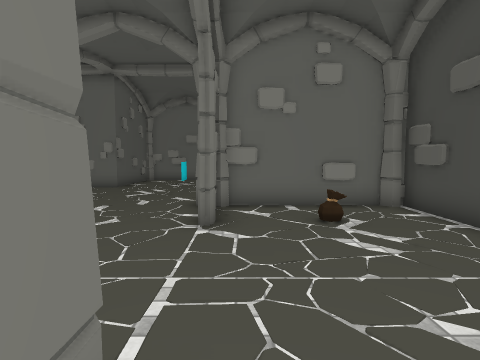
[1] (above)

24 first-person views from a walk through a scene from a Unity 3-D project. The camera is 1.3 m above the floor, tilts 4° down and sees 80° across. Doors are open. The floor is counted in squares, 1 m on a side. Each view is taken from the middle of a square. On the plan, view 1 faces up. The plan holds only what a view shows up to about 13 squares ahead; the rest is blank. The place goes on beyond the plan. The player is left out. Some surface patterns are stand-ins.

[2]
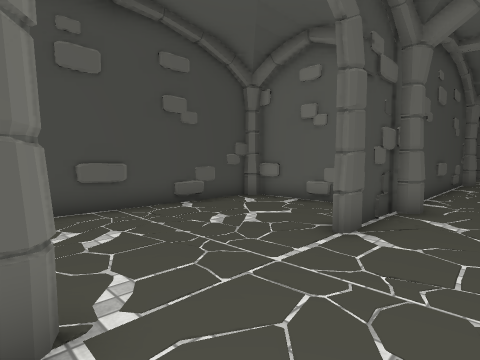

[3]
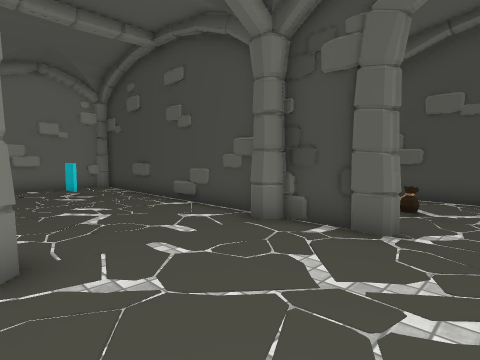

[4]
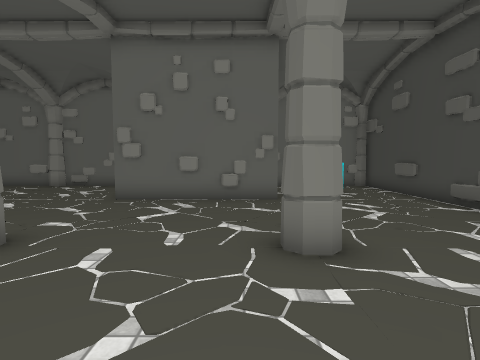

[5]
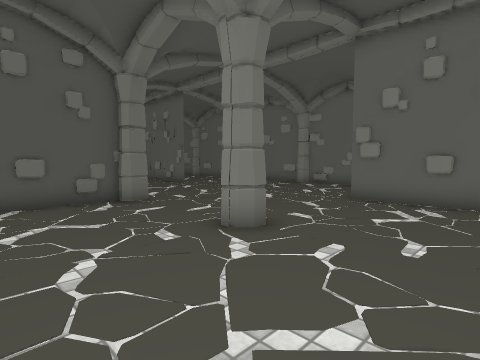

[6]
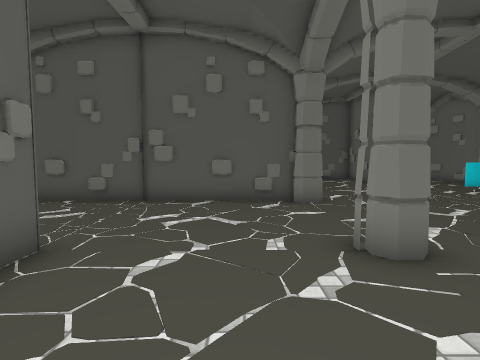

[7]
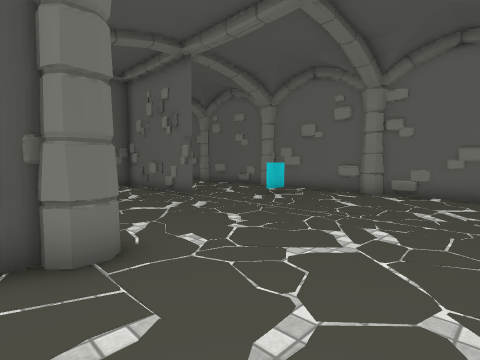

[8]
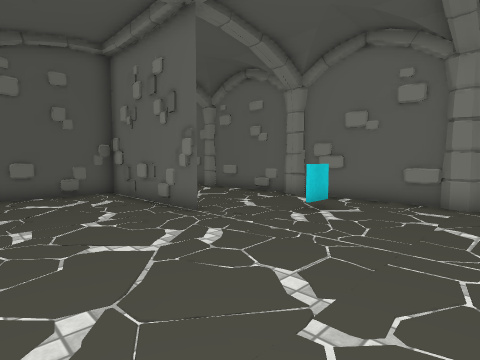

[9]
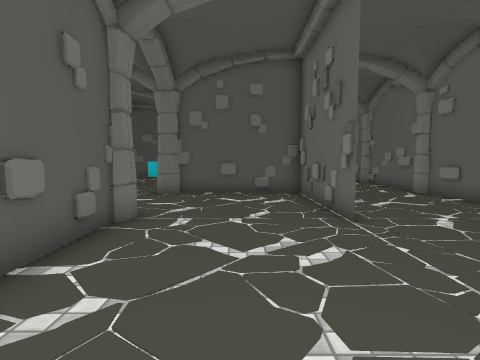

[10]
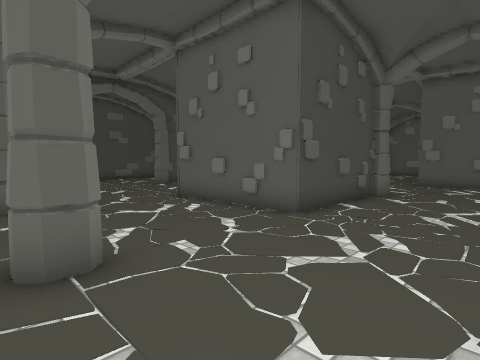

[11]
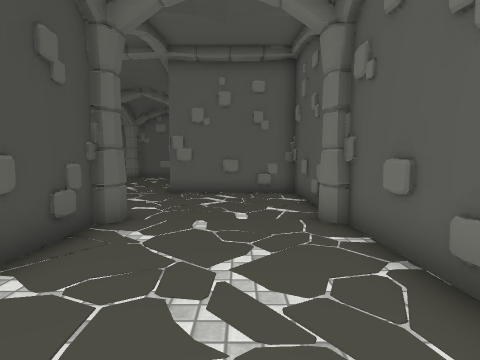

[12]
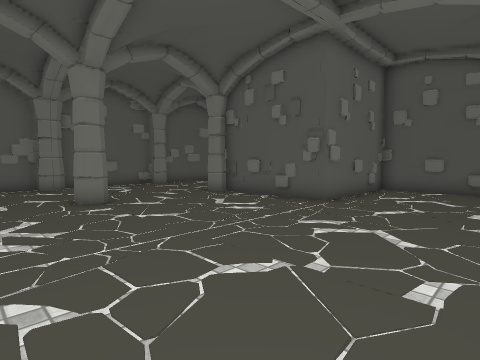

[13]
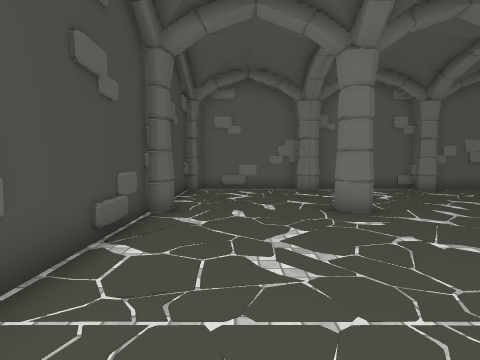

[14]
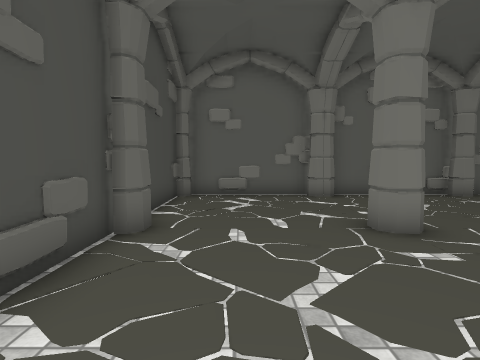

[15]
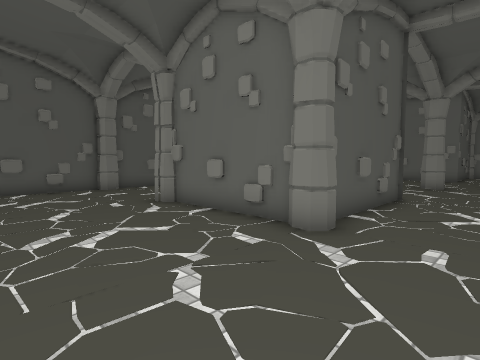

[16]
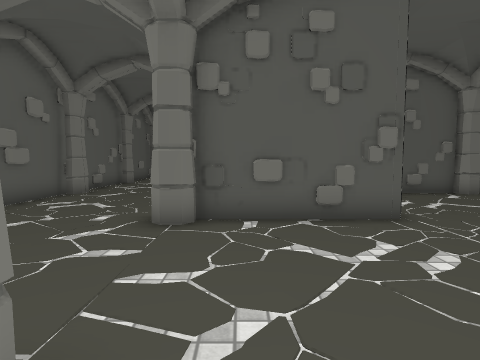

[17]
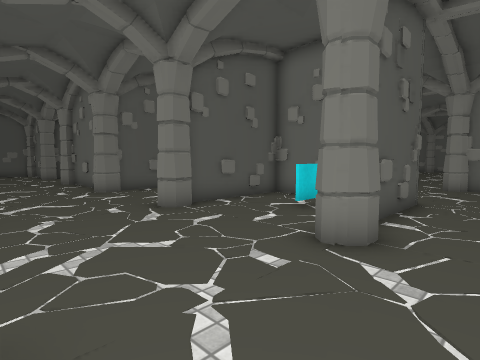

[18]
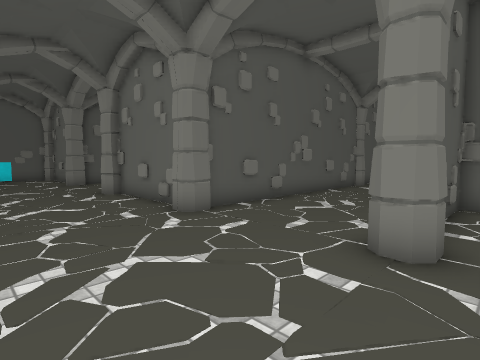

[19]
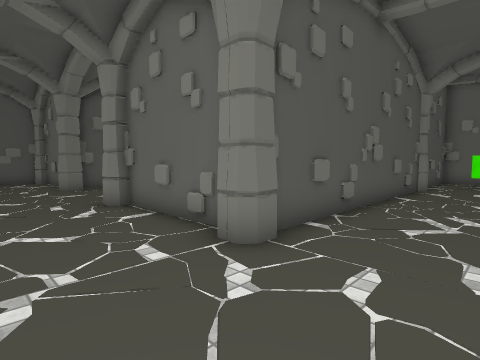

[20]
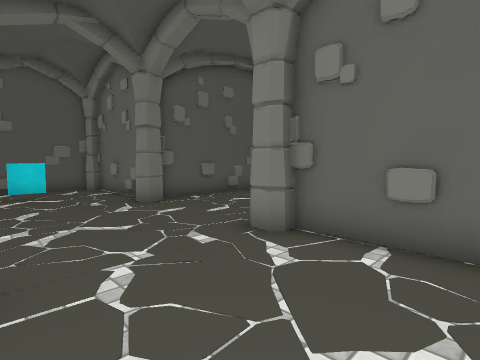

[21]
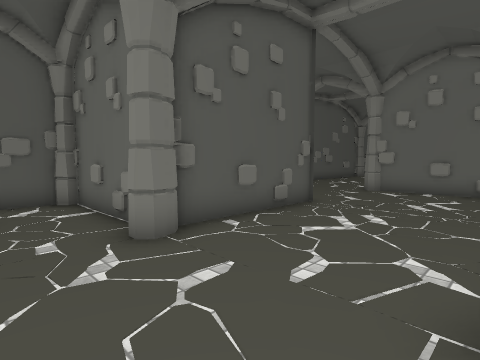

[22]
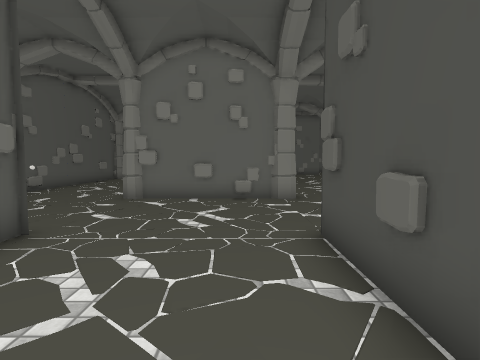

[23]
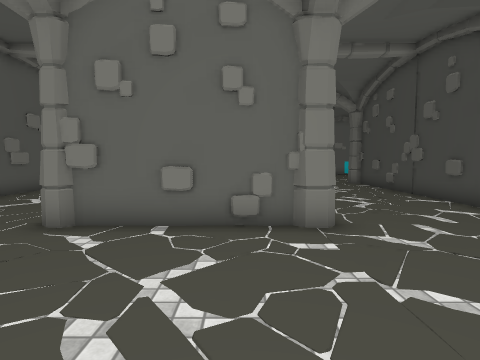

[24]
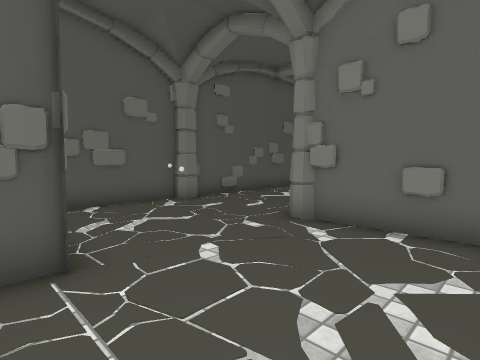

### Floor plan
Key: @ floor where view 1 was taken; # wall or solid block; . floor; D open door; = window, fence, low wall or low ledge; O other object.
Columns run from 37 left of view 1 to 5 right of it. Each row starts with its distance up from view 1.
 19             #############        ###
 18          ####...##..###.#        #..
 17          ................        ...#
 16           ........=.......      ..#.#
 15             ..............      ....#
 14               ............######....#
 13           #######.............##....#
 12           ##........................#
 11           ##........................#
 10           #.........................#
  9           ##........................#
  8            #....######....#....#....#######
  7                      #..............#.....#
  6                      #..............#..O..#
  5 #             ..#    #..............D.....#
  4 #.           ...#    #..............D.....#
  3 #.           ...#    #....######....D.....#
  2 #..         ....#    #....#    #....D.....#
  1 #...        ....#OO  #....#    #....#.....#
  0 #....       ....#.O  #....#    #....#@....#
 -1 #....      .....#..  #....#    #....#.....#
 -2 #....######.... #..  #....######....#######
 -3 #.............. #..  #..............
 -4 #.............  #..  #..............
 -5 #............   #..  #..............#
 -6 #...........    #..  #..............#
 -7      #.....#    #..  ###............#
 -8      #....##    #... ######.........#
 -9      #....##    #... #..  #.........#
-10      #.....#    #... #..= #.........#
-11      #.... #    #....#....#.........#
-12 ######.... ######....#....#....#....#
-13 #.........##...##...................#
-14 #...................................#
-15 #.=.................................#
-16 #.=.................................#
-17         ..    . ....................#
-18                    ##################

Where each view was taken, in squares from view 1:
view 1: 0 up, 0 right, facing up
view 2: 6 up, 3 left, facing down-right
view 3: 4 up, 6 left, facing up-right
view 4: 4 up, 7 left, facing up
view 5: 4 up, 7 left, facing up-left
view 6: 6 up, 7 left, facing left
view 7: 7 up, 12 left, facing up-left
view 8: 9 up, 15 left, facing up-left
view 9: 11 up, 15 left, facing left
view 10: 9 up, 15 left, facing down-right
view 11: 4 up, 14 left, facing down
view 12: 3 down, 3 left, facing down-left
view 13: 5 down, 3 left, facing down
view 14: 7 down, 3 left, facing down
view 15: 7 down, 3 left, facing up-left
view 16: 11 down, 5 left, facing left
view 17: 17 down, 9 left, facing up-left
view 18: 17 down, 15 left, facing up-left
view 19: 16 down, 18 left, facing up-left
view 20: 17 down, 23 left, facing up-left
view 21: 15 down, 27 left, facing up-left
view 22: 12 down, 28 left, facing up
view 23: 8 down, 28 left, facing up
view 24: 8 down, 28 left, facing up-left
